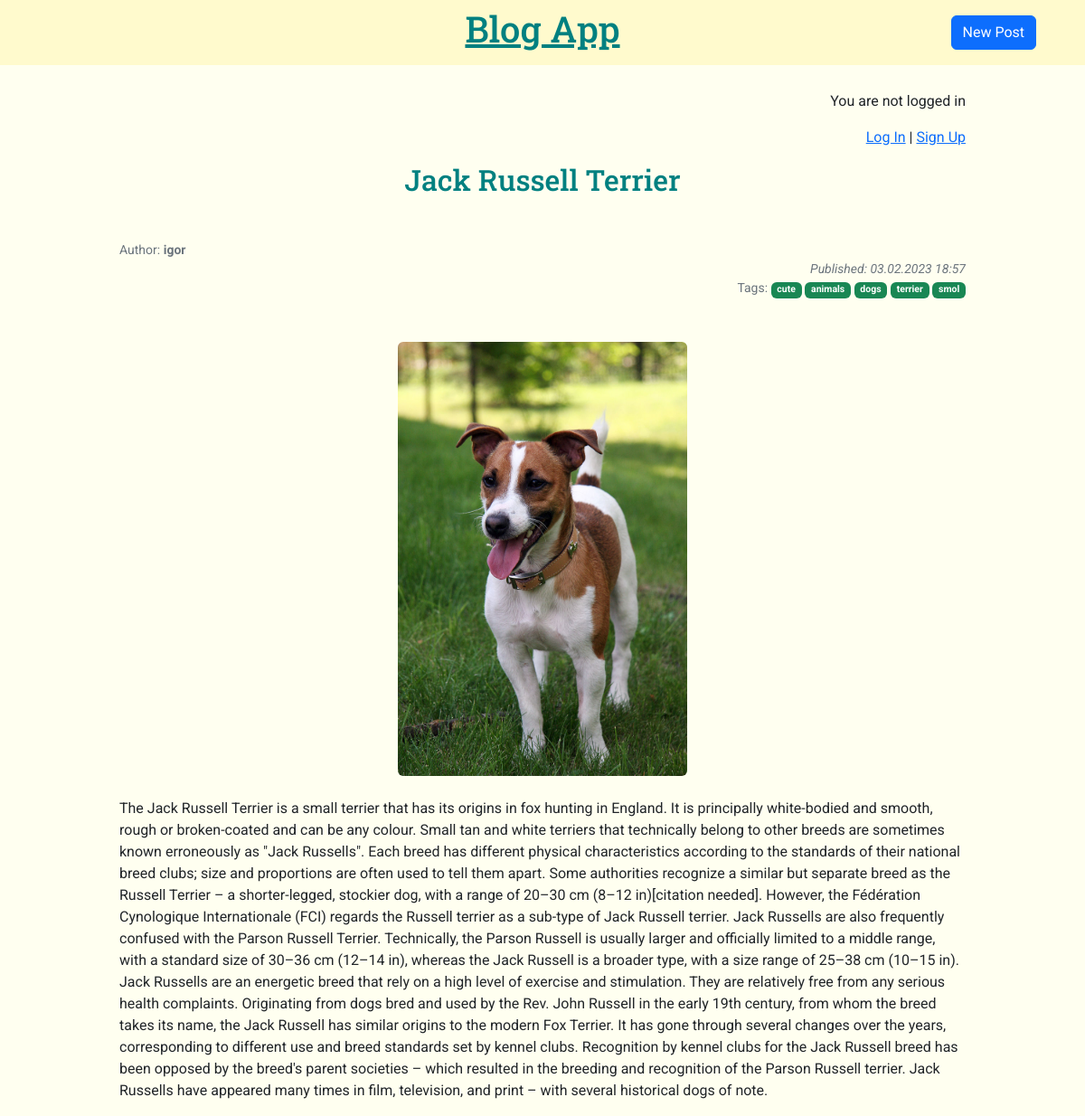
The app's page /blog_app/post/3/ with its own data.
### blog_app/models.py (models this page shows, shortened)
class Post(models.Model):
	title = models.CharField(max_length=200)
	author = models.ForeignKey("auth.user", on_delete=models.CASCADE) # many-to-one relationship
	date = models.DateTimeField(auto_now_add=True)
	text = models.TextField()
	img = models.ImageField(upload_to="images/", blank=True)
	slug = models.SlugField(unique=True, max_length=100, null=False, default="")
	tags = TaggableManager()

### blog_app/views.py (the view)
# urls.py: path("post/<int:pk>/", views.BlogDetailView.as_view(), name="post_detail"),
class BlogDetailView(DetailView):
	model = Post
	template_name = "blog_app/post.html"

### blog_app/templates/blog_app/post.html (shortened to what this page needs)
{% extends "blog_app/base.html" %}
{% block content %}
<div class="container post-entry my-container">
	<h2 class="text-center mb-5">{{ post.title }}</h2>
	<p class="text-secondary small mb-0">Author: <b>{{ post.author }}</b></p>
	<p class="text-end text-secondary small mb-0"><i>Published: {{ post.date|date:"d.m.Y H:i" }}</i></p>
	<p class="text-end text-secondary small">Tags:
		{% for tag in post.tags.all %}
		<a href="{% url 'tagged' tag.slug %}" class="badge bg-success text-decoration-none">{{ tag }}</a>
		{% endfor %}
	</p>
	{% if post.img %}
		<img src="{{ post.img.url }}" alt="{{ post.title }}" class="mx-auto d-block rounded mt-5 img-fluid post-img">
	{% endif %}
	<p class="mt-4">{{ post.text }}</p>
</div>
{% endblock content %}

### static/css/main.css (style rules this page uses)
body { font-family: "Roboto", sans-serif; background: ivory; }
header nav.navbar h1 a, .post-entry h2 { font-family: "Roboto Slab", serif; color: teal; }
.my-container { max-width: 960px; }
.post-img { max-height: 480px; }

### records on screen
Post: title "Jack Russell Terrier", author "igor", date "03.02.2023 18:57", img (picture), text "The Jack Russell Terrier is a small terrier that has its origins in fox hunting in England. It is principally white-bodied and smooth, rough or broken-coated and can be any colour. Small tan and white terriers that technically belong to other breeds are sometimes known erroneously as \"Jack Russells\". Each breed has different physical characteristics according to the standards of their national breed clubs; size and proportions are often used to tell them apart. Some authorities recognize a similar but separate breed as the Russell Terrier – a shorter-legged, stockier dog, with a range of 20–30 cm (8–12 in)[citation needed]. However, the Fédération Cynologique Internationale (FCI) regards…"
Tag: name "cute"
Tag: name "animals"
Tag: name "dogs"
Tag: name "terrier"
Tag: name "smol"
